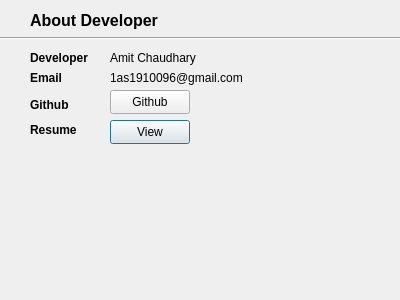
<?xml version="1.0" encoding="UTF-8"?>
<ui version="4.0">
 <class>aboutDev</class>
 <widget class="QDialog" name="aboutDev">
  <property name="geometry">
   <rect>
    <x>0</x>
    <y>0</y>
    <width>400</width>
    <height>300</height>
   </rect>
  </property>
  <property name="windowTitle">
   <string>Dialog</string>
  </property>
  <widget class="QPushButton" name="resume_link">
   <property name="geometry">
    <rect>
     <x>110</x>
     <y>120</y>
     <width>80</width>
     <height>24</height>
    </rect>
   </property>
   <property name="text">
    <string>View</string>
   </property>
  </widget>
  <widget class="QLabel" name="label">
   <property name="geometry">
    <rect>
     <x>30</x>
     <y>50</y>
     <width>71</width>
     <height>16</height>
    </rect>
   </property>
   <property name="font">
    <font>
     <bold>true</bold>
    </font>
   </property>
   <property name="text">
    <string>Developer</string>
   </property>
  </widget>
  <widget class="QLabel" name="label_2">
   <property name="geometry">
    <rect>
     <x>110</x>
     <y>50</y>
     <width>171</width>
     <height>16</height>
    </rect>
   </property>
   <property name="text">
    <string>Amit Chaudhary</string>
   </property>
  </widget>
  <widget class="QLabel" name="label_3">
   <property name="geometry">
    <rect>
     <x>30</x>
     <y>10</y>
     <width>151</width>
     <height>21</height>
    </rect>
   </property>
   <property name="font">
    <font>
     <pointsize>12</pointsize>
     <bold>true</bold>
    </font>
   </property>
   <property name="text">
    <string>About Developer</string>
   </property>
  </widget>
  <widget class="Line" name="line">
   <property name="geometry">
    <rect>
     <x>0</x>
     <y>30</y>
     <width>401</width>
     <height>16</height>
    </rect>
   </property>
   <property name="orientation">
    <enum>Qt::Horizontal</enum>
   </property>
  </widget>
  <widget class="QLabel" name="label_4">
   <property name="geometry">
    <rect>
     <x>30</x>
     <y>70</y>
     <width>49</width>
     <height>16</height>
    </rect>
   </property>
   <property name="font">
    <font>
     <bold>true</bold>
    </font>
   </property>
   <property name="text">
    <string>Email</string>
   </property>
  </widget>
  <widget class="QLabel" name="label_5">
   <property name="geometry">
    <rect>
     <x>110</x>
     <y>70</y>
     <width>201</width>
     <height>16</height>
    </rect>
   </property>
   <property name="text">
    <string>1as1910096@gmail.com</string>
   </property>
  </widget>
  <widget class="QLabel" name="label_6">
   <property name="geometry">
    <rect>
     <x>30</x>
     <y>90</y>
     <width>49</width>
     <height>30</height>
    </rect>
   </property>
   <property name="font">
    <font>
     <bold>true</bold>
    </font>
   </property>
   <property name="text">
    <string>Github</string>
   </property>
  </widget>
  <widget class="QLabel" name="label_7">
   <property name="geometry">
    <rect>
     <x>30</x>
     <y>120</y>
     <width>51</width>
     <height>20</height>
    </rect>
   </property>
   <property name="font">
    <font>
     <bold>true</bold>
    </font>
   </property>
   <property name="text">
    <string>Resume</string>
   </property>
  </widget>
  <widget class="QPushButton" name="github_link">
   <property name="geometry">
    <rect>
     <x>110</x>
     <y>90</y>
     <width>80</width>
     <height>24</height>
    </rect>
   </property>
   <property name="text">
    <string>Github</string>
   </property>
  </widget>
  <zorder>resume_link</zorder>
  <zorder>label</zorder>
  <zorder>label_2</zorder>
  <zorder>label_3</zorder>
  <zorder>line</zorder>
  <zorder>label_4</zorder>
  <zorder>label_6</zorder>
  <zorder>label_5</zorder>
  <zorder>label_7</zorder>
  <zorder>github_link</zorder>
 </widget>
 <resources/>
 <connections/>
</ui>
